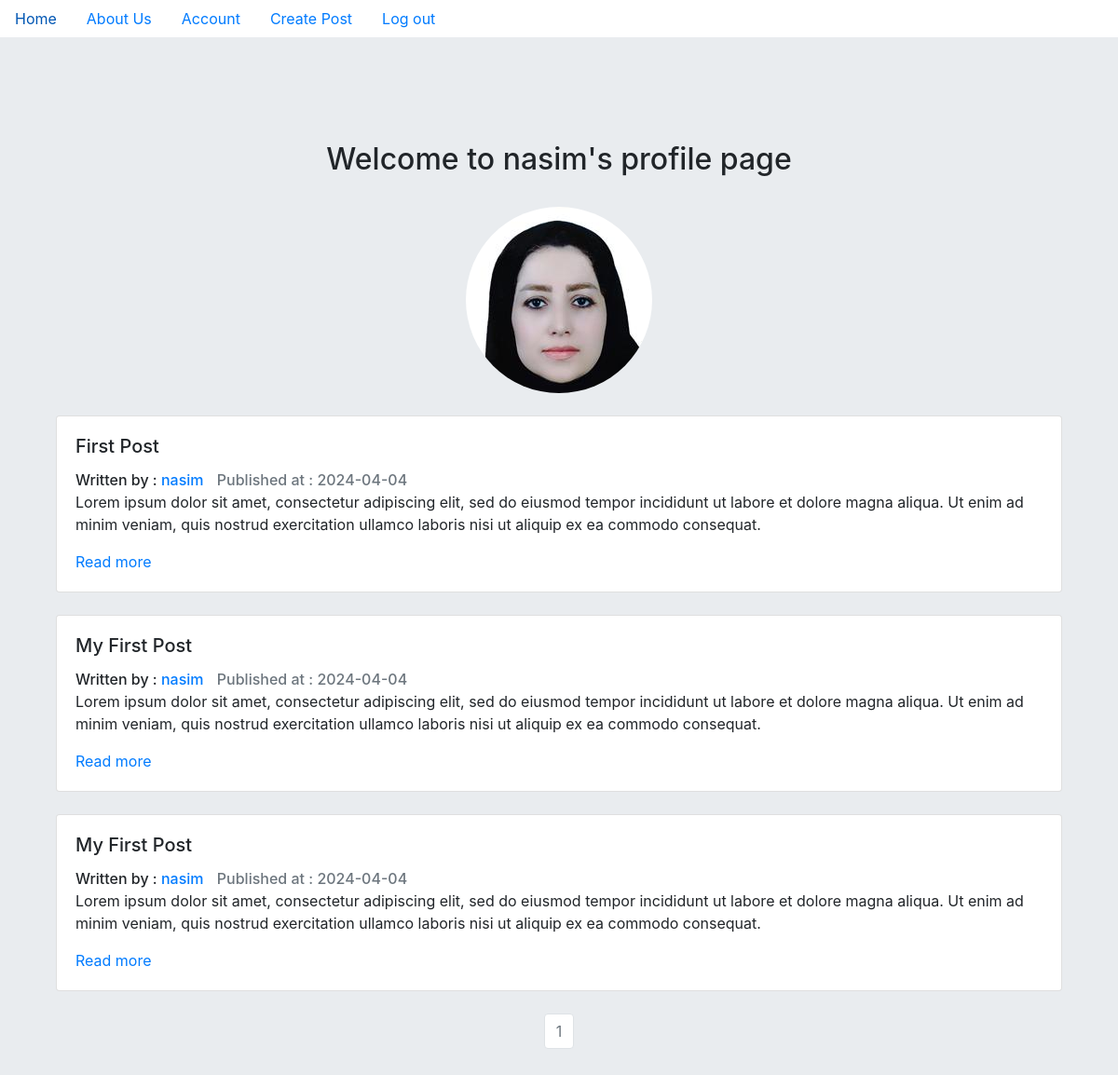
/nasim (signed in), run on an earlier commit of the app's database.
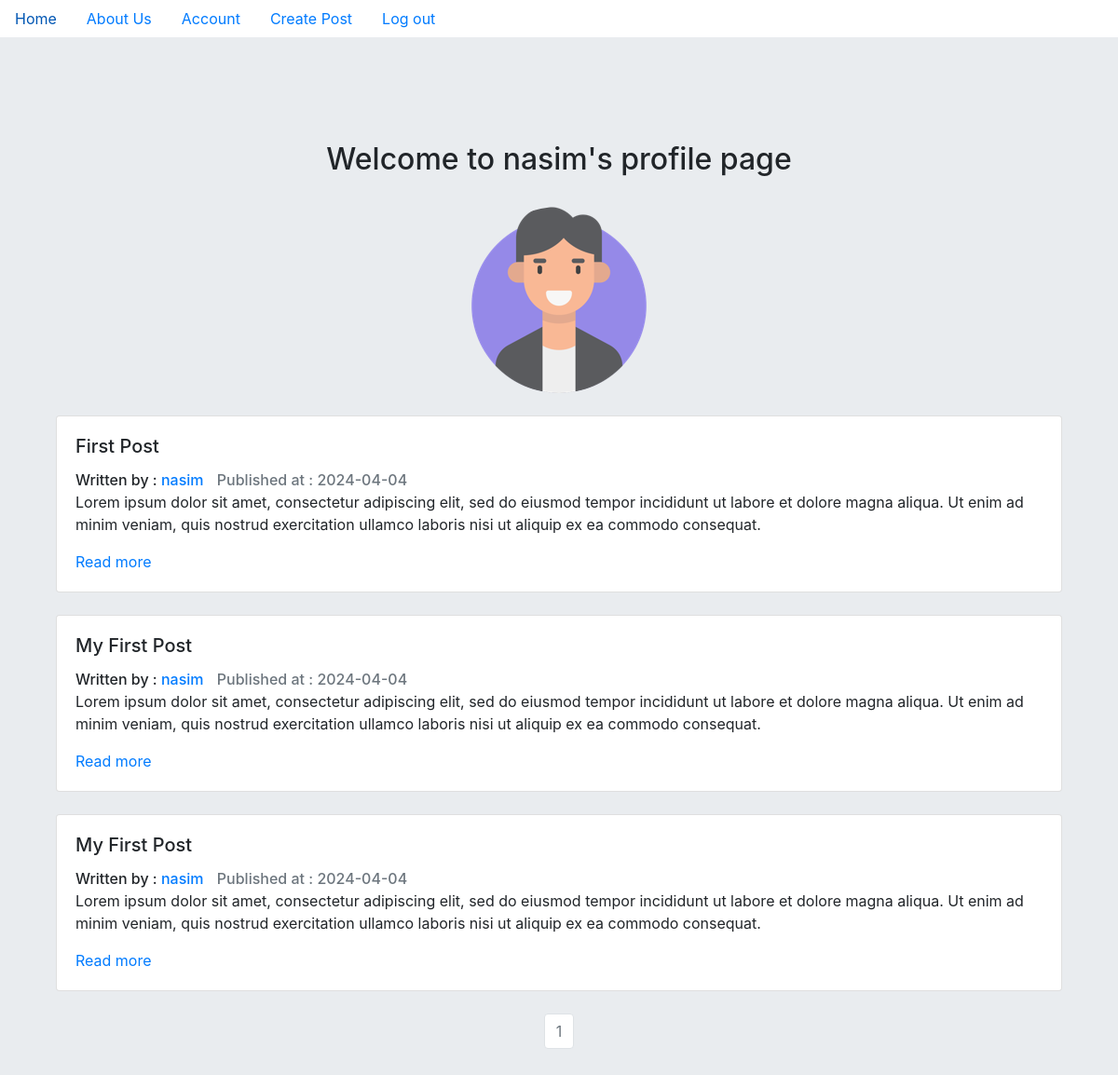
And on a later commit of the database.
### puppycompanyblog/models.py (models this page shows, shortened)
class User(db.Model,UserMixin):
    __tablename__ = 'users'
    id = db.Column(db.Integer, primary_key=True)
    email = db.Column(db.String(64) , unique = True , index = True)
    username = db.Column(db.String(64) , unique = True, index = True)
    password = db.Column(db.String(128))
    profile_image = db.Column(db.String(255) , nullable = False , default = 'default.jpg')
    posts = db.relationship('BlogPosts', backref = 'author', lazy = True)

### puppycompanyblog/users/views.py (the view)
@users.route('/<username>')
def user_posts(username):
    page = request.args.get('page', 1, type=int)
    user = User.query.filter_by(username=username).first_or_404()
    blog_posts = BlogPosts.query.filter_by(author=user).order_by(BlogPosts.date_posted.desc()).paginate(page=page, per_page=5)
    return render_template('user_blog_posts.html' , blog_posts= blog_posts , user=user)

### puppycompanyblog/models.py (called while the page is built)
@login_manager.user_loader
def load_user(user_id):
    return User.query.get(user_id)

### puppycompanyblog/templates/user_blog_posts.html (shortened to what this page needs)
{% extends 'base.html' %} {% block content %}
<div class="h-100 d-flex align-items-center justify-content-center">
  <div class="container mt-5 center">
    <div class="text-center">
      <h2>Welcome to {{current_user.username}}'s profile page</h2>
      <br />
    </div>
    <img
      src="{{url_for('static', filename='profile_pics/' + current_user.profile_image)}}"
      class="rounded-circle mx-auto d-block"
      alt=" {{current_user.username}}'s Profile Picture"
      width="200"
    />
    <br />
  </div>
</div>
<div>
  {% for post in blog_posts.items %}
  <div class="container">
    <div class="card">
      <div class="card-body">
        <h5 class="card-title">{{post.title}}</h5>
        <h6 style="display: inline">
          Written by :
          <a
            href="{{url_for('users.user_posts' , username=post.author.username)}}"
            class="card-link"
          >
            {{post.author.username}}
          </a>
        </h6>
        <h6 class="card-subtitle mb-2 text-muted" style="display: inline">
          Published at : {{post.date_posted.strftime('%Y-%m-%d')}}
        </h6>
        <br />
        <p class="card-text">{{post.content[0:231]}}</p>
        <a
          href="{{url_for('core.index' , blog_post_id = post.id) }}"
          class="card-link"
          >Read more</a
        >
      </div>
    </div>
  </div>
  <br />
  {% endfor %}
</div>
<nav aria-label="Page Navigation example">
  <ul class="pagination justify-content-center">
    {% for page_num in blog_posts.iter_pages(left_edge=1, right_edge=1,
    left_current=1,right_current=2) %} {% if blog_posts.page == page_num %}
    <li class="page-item disabled">
      <a
        class="page-link"
        href="{{url_for('users.user_posts', username = user.username , page = page_num)}}"
        >{{page_num}}</a
      >
    </li>
    {% endif %} {% endfor %}
  </ul>
</nav>
{% endblock %}

What changed in the data, as far as the page shows it:
changed User "nasim": profile_image+username: a different picture
